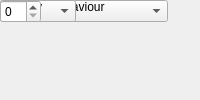
<?xml version="1.0" encoding="UTF-8"?>
<ui version="4.0">
 <class>MainWindow</class>
 <widget class="QMainWindow" name="MainWindow">
  <property name="windowTitle"><string>Convert with Overflow</string></property>
  <widget class="QWidget" name="centralwidget">
   <!-- NOTE: this is a simplified structural mirror of the generated
        <module>_ui.py, not a full round-trip Designer file. Regenerate
        both from the same spec if you need to edit layout by hand. -->
       <widget class="QLabel" name="label_name">
     <property name="text"><string>Block name</string></property>
    </widget>
       <widget class="QLineEdit" name="name"/>
       <widget class="QLabel" name="label_bit_width_i">
     <property name="text"><string>Bit Width In</string></property>
    </widget>
       <widget class="QSpinBox" name="bit_width_i"/>
       <widget class="QLabel" name="label_binary_point_i">
     <property name="text"><string>Binary Point In</string></property>
    </widget>
       <widget class="QSpinBox" name="binary_point_i"/>
       <widget class="QLabel" name="label_bit_width_o">
     <property name="text"><string>Bit Width Out</string></property>
    </widget>
       <widget class="QSpinBox" name="bit_width_o"/>
       <widget class="QLabel" name="label_binary_point_o">
     <property name="text"><string>Binary Point Out</string></property>
    </widget>
       <widget class="QSpinBox" name="binary_point_o"/>
       <widget class="QLabel" name="label_quantization">
     <property name="text"><string>Quantization Behaviour</string></property>
    </widget>
       <widget class="QComboBox" name="quantization">
     <item><property name="text"><string>Truncate</string></property></item>
     <item><property name="text"><string>Round  (unbiased: +/- Inf)</string></property></item>
    </widget>
       <widget class="QLabel" name="label_overflow">
     <property name="text"><string>Overflow Behaviour</string></property>
    </widget>
       <widget class="QComboBox" name="overflow">
     <item><property name="text"><string>Wrap</string></property></item>
     <item><property name="text"><string>Saturate</string></property></item>
    </widget>
       <widget class="QLabel" name="label_csp_latency">
     <property name="text"><string>Latency</string></property>
    </widget>
       <widget class="QSpinBox" name="csp_latency"/>
  </widget>
 </widget>
 <resources/>
 <connections/>
</ui>
